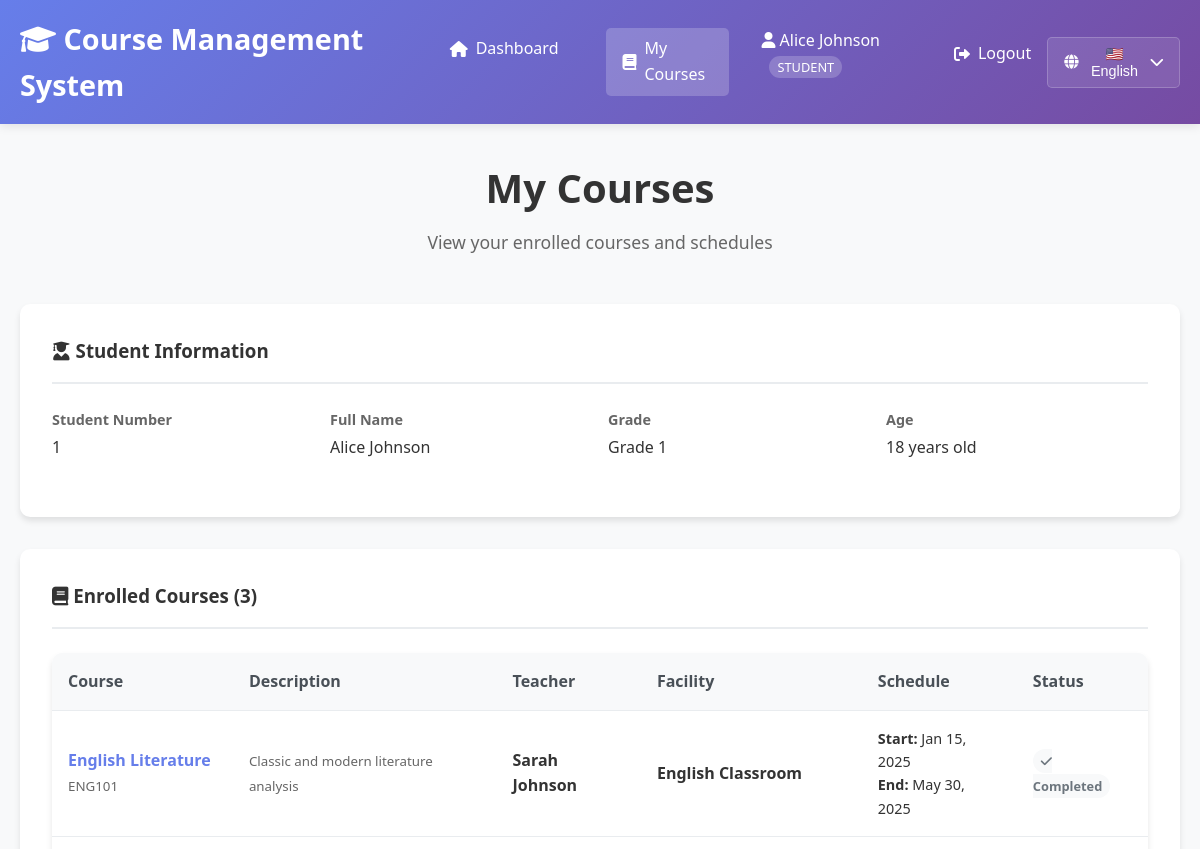
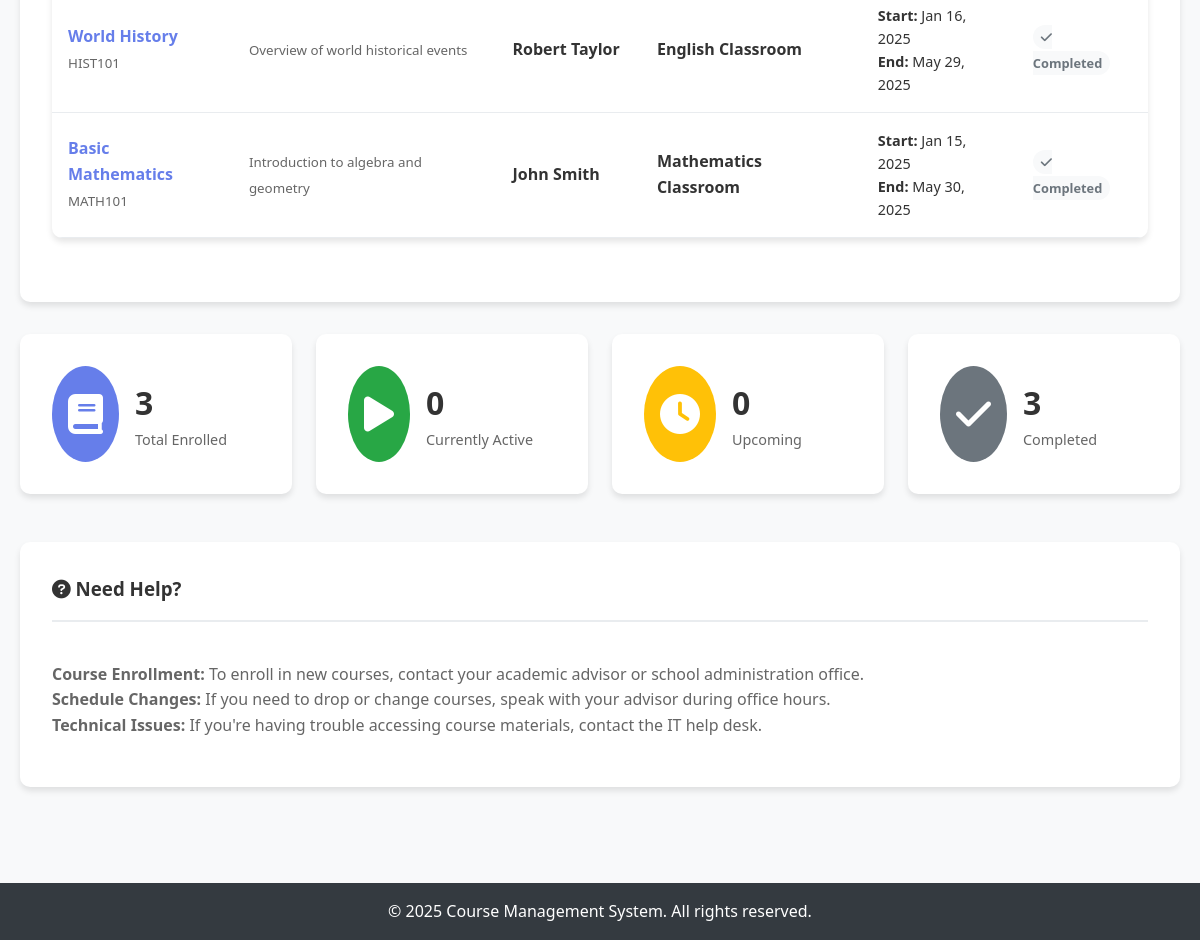
The page /students/my_courses.php (signed in) on the database its author committed (2 pictures, top to bottom).
### tables this page shows
CREATE TABLE `students` (
  `student_number` int(11) NOT NULL,
  `first_name` varchar(50) NOT NULL,
  `surname` varchar(50) NOT NULL,
  `birthday` date NOT NULL,
  `grade` int(11) NOT NULL
);

CREATE TABLE `courses` (
  `emblem` varchar(20) NOT NULL,
  `name` varchar(100) NOT NULL,
  `description` text DEFAULT NULL,
  `start_day` date NOT NULL,
  `rest_of_day` date NOT NULL,
  `teacher_id` int(11) DEFAULT NULL,
  `facility_id` varchar(20) DEFAULT NULL
);

CREATE TABLE `teachers` (
  `identification_number` int(11) NOT NULL,
  `first_name` varchar(50) NOT NULL,
  `surname` varchar(50) NOT NULL,
  `substance` varchar(100) NOT NULL
);

CREATE TABLE `facilities` (
  `emblem` varchar(20) NOT NULL,
  `name` varchar(100) NOT NULL,
  `capacity` int(11) NOT NULL
);

### config/auth.php (called while the page is built, shortened)
<?php
require_once 'database.php';
function isLoggedIn() {
    return isset($_SESSION['user_id']) && !empty($_SESSION['user_id']);
}
function getCurrentUser() {
    return [
        'id' => $_SESSION['user_id'],
        'username' => $_SESSION['username'],
        'email' => $_SESSION['email'],
        'role' => $_SESSION['user_role'],
        'first_name' => $_SESSION['first_name'],
        'last_name' => $_SESSION['last_name'],
        'student_id' => $_SESSION['student_id'] ?? null,
        'teacher_id' => $_SESSION['teacher_id'] ?? null
    ];
}
function getStudentCourses($pdo, $studentId) {
    try {
        $sql = "SELECT c.*, t.first_name as teacher_first_name, t.surname as teacher_surname, f.name as facility_name
                FROM courses c
                LEFT JOIN teachers t ON c.teacher_id = t.identification_number
                LEFT JOIN facilities f ON c.facility_id = f.emblem
                INNER JOIN course_logins cl ON c.emblem = cl.course_id
                WHERE cl.student_id = ?";
        $stmt = executeQuery($pdo, $sql, [$studentId]);
        return $stmt->fetchAll();
    } catch (Exception $e) {
        return [];
    }
}
?>

### config/database.php (called while the page is built, shortened)
<?php
function executeQuery($pdo, $sql, $params = []) {
    try {
        $stmt = $pdo->prepare($sql);
        $stmt->execute($params);
        return $stmt;
    } catch(PDOException $e) {
        throw new Exception("Query failed: " . $e->getMessage());
    }
}
function getRecordById($pdo, $table, $idColumn, $id) {
    $stmt = executeQuery($pdo, "SELECT * FROM $table WHERE $idColumn = ?", [$id]);
    return $stmt->fetch();
}
?>

### students/my_courses.php (the view, shortened to what this page needs)
<?php
require_once '../config/database.php';
require_once '../config/auth.php';
$currentUser = getCurrentUser();
try {
    $studentCourses = getStudentCourses($pdo, $currentUser['student_id']);
    $studentDetails = null;
    if ($currentUser['student_id']) {
        $studentDetails = getRecordById($pdo, 'students', 'student_number', $currentUser['student_id']);
    }
} catch(Exception $e) {
    $error = "Error loading courses: " . $e->getMessage();
}
?>
<!DOCTYPE html>
<html lang="en">
<head>
    <link rel="stylesheet" href="../css/style.css">
    <link href="https://cdnjs.cloudflare.com/ajax/libs/font-awesome/6.0.0/css/all.min.css" rel="stylesheet">
</head>
<body>
    <header>
        <nav class="navbar">
            <div class="nav-container">
                <h1><i class="fas fa-graduation-cap"></i> Course Management System</h1>
                <ul class="nav-menu">
                    <li><a href="../index.php"><i class="fas fa-home"></i> Dashboard</a></li>
                    <li><a href="my_courses.php" class="active"><i class="fas fa-book"></i> My Courses</a></li>
                    <li class="user-menu">
                        <div style="display: flex; align-items: center; gap: 1rem;">
                            <span style="color: white;">
                                <i class="fas fa-user"></i>
                                <?= htmlspecialchars($currentUser['first_name'] . ' ' . $currentUser['last_name']) ?>
                                <span style="background: rgba(255,255,255,0.2); padding: 2px 8px; border-radius: 12px; font-size: 0.8rem; margin-left: 0.5rem;">STUDENT</span>
                            </span>
                            <a href="../index.php?logout=1" style="color: white; text-decoration: none;" onclick="return confirm('Are you sure you want to logout?')">
                                <i class="fas fa-sign-out-alt"></i> Logout
                            </a>
                        </div>
                    </li>
                </ul>
            </div>
        </nav>
    </header>
    <main class="main-content">
        <div class="container">
            <div class="dashboard-header">
                <h2>My Courses</h2>
                <p>View your enrolled courses and schedules</p>
            </div>
            <?php if ($studentDetails): ?>
                <div class="detail-card" style="margin-bottom: 2rem;">
                    <div class="detail-header">
                        <h3><i class="fas fa-user-graduate"></i> Student Information</h3>
                    </div>
                    <div class="detail-info">
                        <div class="info-item">
                            <span class="info-label">Student Number</span>
                            <span class="info-value"><?= htmlspecialchars($studentDetails['student_number']) ?></span>
                        </div>
                        <div class="info-item">
                            <span class="info-label">Full Name</span>
                            <span class="info-value"><?= htmlspecialchars($studentDetails['first_name'] . ' ' . $studentDetails['surname']) ?></span>
                        </div>
                        <div class="info-item">
                            <span class="info-label">Grade</span>
                            <span class="info-value">Grade <?= htmlspecialchars($studentDetails['grade']) ?></span>
                        </div>
                        <div class="info-item">
                            <span class="info-label">Age</span>
                            <span class="info-value">
                                <?php
                                $birthDate = new DateTime($studentDetails['birthday']);
                                $today = new DateTime();
                                $age = $today->diff($birthDate)->y;
                                echo $age . ' years old';
                                ?>
                            </span>
                        </div>
                    </div>
                </div>
            <?php endif; ?>
            <?php if (!empty($studentCourses)): ?>
                <div class="detail-card">
                    <div class="detail-header">
                        <h3><i class="fas fa-book"></i> Enrolled Courses (<?= count($studentCourses) ?>)</h3>
                    </div>
                    <div class="table">
                        <table>
                            <thead>
                                <tr>
                                    <th>Course</th>
                                    <th>Description</th>
                                    <th>Teacher</th>
                                    <th>Facility</th>
                                    <th>Schedule</th>
                                    <th>Status</th>
                                </tr>
                            </thead>
                            <tbody>
                                <?php foreach ($studentCourses as $course): ?>
                                    <tr>
                                        <td>
                                            <div>
                                                <strong style="color: #667eea;"><?= htmlspecialchars($course['name']) ?></strong><br>
                                                <small style="color: #666;"><?= htmlspecialchars($course['emblem']) ?></small>
                                            </div>
                                        </td>
                                        <td>
                                            <?php if (!empty($course['description'])): ?>
                                                <small style="color: #666;"><?= htmlspecialchars($course['description']) ?></small>
                                            <?php else: ?>
                                                <span style="color: #999; font-style: italic;">No description</span>
                                            <?php endif; ?>
                                        </td>
                                        <td>
                                            <?php if ($course['teacher_first_name']): ?>
                                                <div>
                                                    <strong><?= htmlspecialchars($course['teacher_first_name'] . ' ' . $course['teacher_surname']) ?></strong>
                                                </div>
                                            <?php else: ?>
                                                <span style="color: #999; font-style: italic;">No teacher assigned</span>
                                            <?php endif; ?>
                                        </td>
                                        <td>
                                            <?php if ($course['facility_name']): ?>
                                                <div>
                                                    <strong><?= htmlspecialchars($course['facility_name']) ?></strong>
                                                </div>
                                            <?php else: ?>
                                                <span style="color: #999; font-style: italic;">TBA</span>
                                            <?php endif; ?>
                                        </td>
                                        <td>
                                            <div style="font-size: 0.9rem;">
                                                <strong>Start:</strong> <?= date('M j, Y', strtotime($course['start_day'])) ?><br>
                                                <strong>End:</strong> <?= date('M j, Y', strtotime($course['rest_of_day'])) ?>
                                            </div>
                                        </td>
                                        <td>
                                            <?php
                                            $today = time();
                                            $startDate = strtotime($course['start_day']);
                                            $endDate = strtotime($course['rest_of_day']);
                                            if ($today < $startDate): ?>
                                                <span style="color: #ffc107; font-weight: 600; padding: 3px 8px; background: #fff3cd; border-radius: 12px; font-size: 0.8rem;">
                                                    <i class="fas fa-clock"></i> Upcoming
                                                </span>
                                            <?php elseif ($today >= $startDate && $today <= $endDate): ?>
                                                <span style="color: #28a745; font-weight: 600; padding: 3px 8px; background: #d4edda; border-radius: 12px; font-size: 0.8rem;">
                                                    <i class="fas fa-play"></i> Active
                                                </span>
                                            <?php else: ?>
                                                <span style="color: #6c757d; font-weight: 600; padding: 3px 8px; background: #f8f9fa; border-radius: 12px; font-size: 0.8rem;">
                                                    <i class="fas fa-check"></i> Completed
                                                </span>
                                            <?php endif; ?>
                                        </td>
                                    </tr>
                                <?php endforeach; ?>
                            </tbody>
                        </table>
                    </div>
                </div>
                <div class="stats-grid" style="margin-top: 2rem;">
                    <?php
                    $totalCourses = count($studentCourses);
                    $activeCourses = 0;
                    $completedCourses = 0;
                    $upcomingCourses = 0;
                    foreach ($studentCourses as $course) {
                        $today = time();
                        $startDate = strtotime($course['start_day']);
                        $endDate = strtotime($course['rest_of_day']);
                        if ($today < $startDate) {
                            $upcomingCourses++;
                        } elseif ($today >= $startDate && $today <= $endDate) {
                            $activeCourses++;
                        } else {
                            $completedCourses++;
                        }
                    }
                    ?>
                    <div class="stat-card">
                        <div class="stat-icon" style="background: #667eea;">
                            <i class="fas fa-book"></i>
                        </div>
                        <div class="stat-content">
                            <h3><?= $totalCourses ?></h3>
                            <p>Total Enrolled</p>
                        </div>
                    </div>
                    <div class="stat-card">
                        <div class="stat-icon" style="background: #28a745;">
                            <i class="fas fa-play"></i>
                        </div>
                        <div class="stat-content">
                            <h3><?= $activeCourses ?></h3>
                            <p>Currently Active</p>
                        </div>
                    </div>
                    <div class="stat-card">
                        <div class="stat-icon" style="background: #ffc107;">
                            <i class="fas fa-clock"></i>
                        </div>
                        <div class="stat-content">
                            <h3><?= $upcomingCourses ?></h3>
                            <p>Upcoming</p>
                        </div>
                    </div>
                    <div class="stat-card">
                        <div class="stat-icon" style="background: #6c757d;">
                            <i class="fas fa-check"></i>
                        </div>
                        <div class="stat-content">
                            <h3><?= $completedCourses ?></h3>
                            <p>Completed</p>
                        </div>
                    </div>
                </div>
            <?php endif; ?>
            <div class="detail-card" style="margin-top: 2rem;">
                <div class="detail-header">
                    <h3><i class="fas fa-question-circle"></i> Need Help?</h3>
                </div>
                <div style="padding: 1rem 0; color: #666;">
                    <p><strong>Course Enrollment:</strong> To enroll in new courses, contact your academic advisor or school administration office.</p>
                    <p><strong>Schedule Changes:</strong> If you need to drop or change courses, speak with your advisor during office hours.</p>
                    <p><strong>Technical Issues:</strong> If you're having trouble accessing course materials, contact the IT help desk.</p>
                </div>
            </div>
        </div>
    </main>
    <footer>
        <div class="container">
            <p>&copy; 2025 Course Management System. All rights reserved.</p>
        </div>
    </footer>
</body>
</html>

### rows shown on the page
students: first_name+surname "Alice Johnson", student_number "1", grade "1"
courses: name "English Literature", emblem "ENG101", description "Classic and modern literature analysis", teacher.surname "Sarah Johnson", facility.name "English Classroom", start_day "Jan 15, 2025", rest_of_day "May 30, 2025", shows "Completed"
courses: name "World History", emblem "HIST101", description "Overview of world historical events", teacher.surname "Robert Taylor", facility.name "English Classroom", start_day "Jan 16, 2025", rest_of_day "May 29, 2025", shows "Completed"
courses: name "Basic Mathematics", emblem "MATH101", description "Introduction to algebra and geometry", teacher.surname "John Smith", facility.name "Mathematics Classroom", start_day "Jan 15, 2025", rest_of_day "May 30, 2025", shows "Completed"

### other values the page prints
count($studentCourses) "3"
$totalCourses "3"
$activeCourses "0"
$upcomingCourses "0"
$completedCourses "3"
